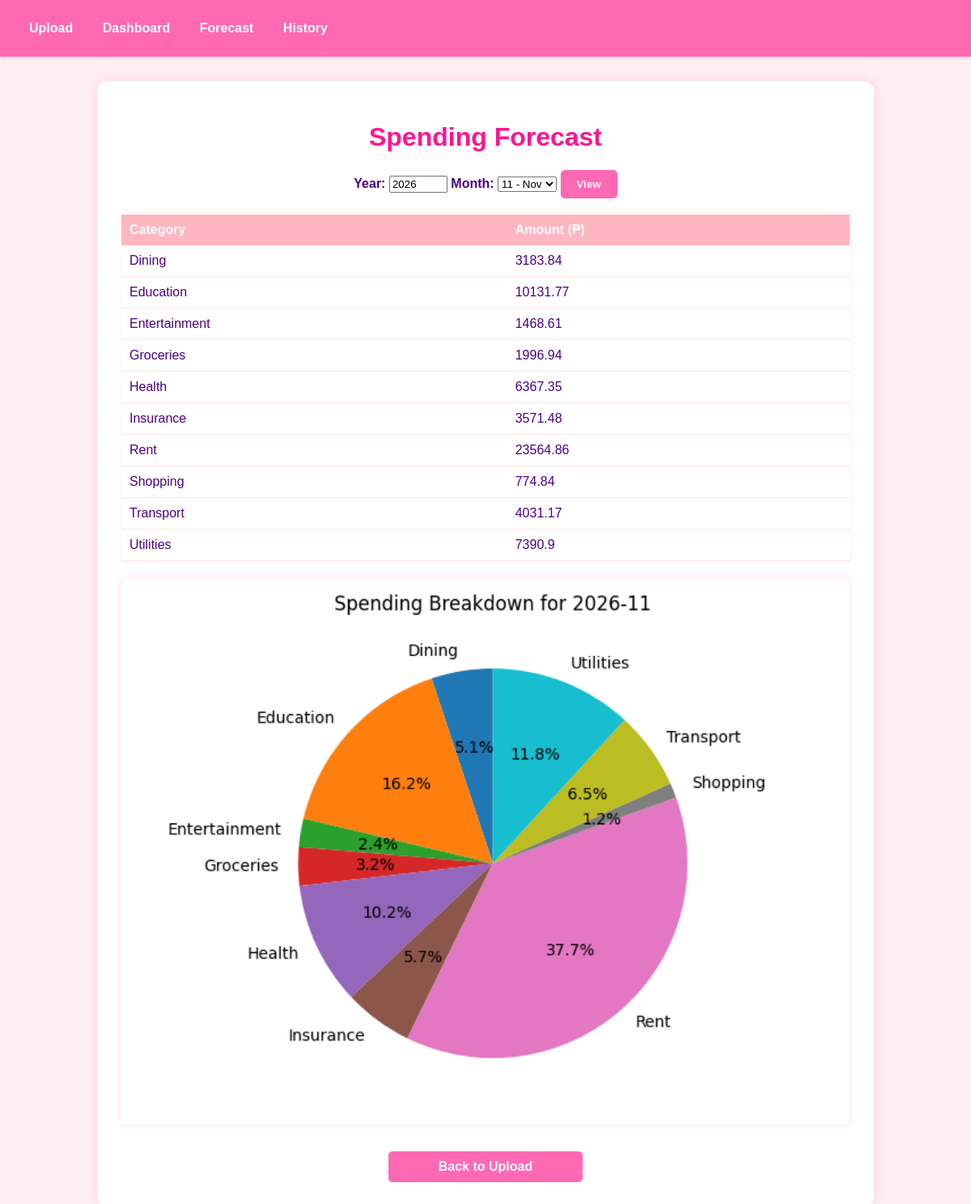
The page /forecast on the database its author committed.
### tables this page shows
CREATE TABLE expenses (
        id INTEGER PRIMARY KEY AUTOINCREMENT,
        date TEXT,
        amount REAL,
        category TEXT
    );

### app.py (the view)
@app.route('/forecast', methods=['GET'])
def forecast():
    db = get_db()
    df = pd.read_sql_query('SELECT * FROM expenses', db)
    if df.empty:
        return render_template('forecast.html', forecast=None, forecast_plot=None, year=None, month=None)
    try:
        year = int(request.args.get('year', datetime.now().year))
        month = int(request.args.get('month', datetime.now().month))
    except ValueError:
        year = datetime.now().year
        month = datetime.now().month
    df['date'] = pd.to_datetime(df['date'], errors='coerce')
    df = df.dropna(subset=['date'])
    filtered = df[(df['date'].dt.year == year) & (df['date'].dt.month == month)]
    if filtered.empty:
        return render_template('forecast.html', forecast=None, forecast_plot=None, year=year, month=month)
    grouped = filtered.groupby('category')['amount'].sum().reset_index()
    forecast_result = dict(zip(grouped['category'], grouped['amount'].round(2)))
    fig, ax = plt.subplots()
    ax.pie(grouped['amount'], labels=grouped['category'], autopct='%1.1f%%', startangle=90)
    ax.set_title(f"Spending Breakdown for {year}-{month:02d}")
    plt.tight_layout()
    buf = io.BytesIO()
    plt.savefig(buf, format='png')
    buf.seek(0)
    forecast_plot = base64.b64encode(buf.read()).decode('utf-8')
    plt.close()
    return render_template('forecast.html', forecast=forecast_result, forecast_plot=forecast_plot, year=year, month=month)

### app.py (called while the page is built)
def get_db():
    db = getattr(g, '_database', None)
    if db is None:
        db = g._database = sqlite3.connect(DATABASE)
        db.row_factory = sqlite3.Row
    return db

@app.teardown_appcontext
def close_connection(exception):
    db = getattr(g, '_database', None)
    if db is not None:
        db.close()

### templates/forecast.html (shortened to what this page needs)
<!DOCTYPE html>
<html lang="en">
<head>
    <link rel="stylesheet" href="{{ url_for('static', filename='style.css') }}">
        {% extends "base.html" %}
        {% block content %}
        <h1>Spending Forecast</h1>
        <form method="GET" action="{{ url_for('forecast') }}" style="text-align: center; margin-bottom: 20px;">
            <label for="year"><strong>Year:</strong></label>
            <input type="number" name="year" id="year" min="2000" max="2100" value="{{ year }}" required>
            <label for="month"><strong>Month:</strong></label>
            <select name="month" id="month" required>
                {% for m in range(1, 13) %}
                    <option value="{{ m }}" {% if m == month %}selected{% endif %}>
                        {{ m }} - {{ ['Jan','Feb','Mar','Apr','May','Jun','Jul','Aug','Sep','Oct','Nov','Dec'][m-1] }}
                    </option>
                {% endfor %}
            </select>
            <button type="submit">View</button>
        </form>
        {% if forecast %}
            <div class="forecast-output">
                <table class="forecast-table">
                    <thead>
                        <tr>
                            <th>Category</th>
                            <th>Amount (₱)</th>
                        </tr>
                    </thead>
                    <tbody>
                        {% for category, amount in forecast.items() %}
                        <tr>
                            <td>{{ category }}</td>
                            <td>{{ amount }}</td>
                        </tr>
                        {% endfor %}
                    </tbody>
                </table>
                <img alt="Spending Chart" style="margin-top: 20px;">
            </div>
        {% else %}
            <p class="no-data">No data found for the selected month and year.</p>
        {% endif %}
        <a href="{{ url_for('index') }}" class="btn-history" style="margin-top: 30px;">Back to Upload</a>
        {% endblock %}

### templates/base.html (shortened to what this page needs)
<!DOCTYPE html>
<html lang="en">
<head>
    <link rel="stylesheet" href="{{ url_for('static', filename='style.css') }}">
</head>
<body>
    <div class="navbar">
        <a href="{{ url_for('index') }}">Upload</a>
        <a href="{{ url_for('dashboard') }}">Dashboard</a>
        <a href="{{ url_for('forecast') }}">Forecast</a>
        <a href="{{ url_for('history') }}">History</a>
    </div>
    <div class="container">
        {% block content %}{% endblock %}
    </div>
</body>
</html>

### static/style.css (style rules this page uses)
body { font-family: 'Comic Sans MS', cursive, sans-serif; margin: 0; background: #fff0f5; color: #4b0082; }
.navbar { background-color: #ff69b4; overflow: hidden; padding: 14px 20px; box-shadow: 0 2px 5px rgba(0,0,0,0.1); }
.navbar a { color: white; padding: 12px 16px; text-decoration: none; display: inline-block; font-weight: bold; }
.container { max-width: 900px; margin: 30px auto; background: white; padding: 30px; border-radius: 12px; box-shadow: 0 0 15px rgba(255,105,180,0.3); }
h1 { text-align: center; color: #ff1493; }
form { text-align: center; }
button { padding: 10px 20px; background-color: #ff69b4; color: white; border: none; border-radius: 5px; cursor: pointer; font-weight: bold; }
.btn-history { display: block; width: 200px; margin: 30px auto 0; padding: 10px 20px; background-color: #ff69b4; color: white; text-align: center; text-decoration: none; border-radius: 5px; font-weight: bold; }
img { width: 100%; border-radius: 5px; margin-top: 20px; box-shadow: 0 0 10px rgba(255,105,180,0.2); }
table { width: 100%; border-collapse: collapse; margin-top: 20px; box-shadow: 0 0 10px rgba(255,182,193,0.2); }
th { padding: 10px; background-color: #ffb6c1; color: #fff; text-align: left; }
td { padding: 10px; border-bottom: 1px solid #ffe4e1; }

### rows shown on the page
expenses: category "Dining", amount "3183.84"
expenses: category "Education", amount "10131.77"
expenses: category "Entertainment", amount "1468.61"
expenses: category "Groceries", amount "1996.94"
expenses: category "Health", amount "6367.35"
expenses: category "Insurance", amount "3571.48"
expenses: category "Rent", amount "23564.86"
expenses: category "Shopping", amount "774.84"
expenses: category "Transport", amount "4031.17"
expenses: category "Utilities", amount "7390.9"

### other values the page prints
form field month "11 - Nov"
